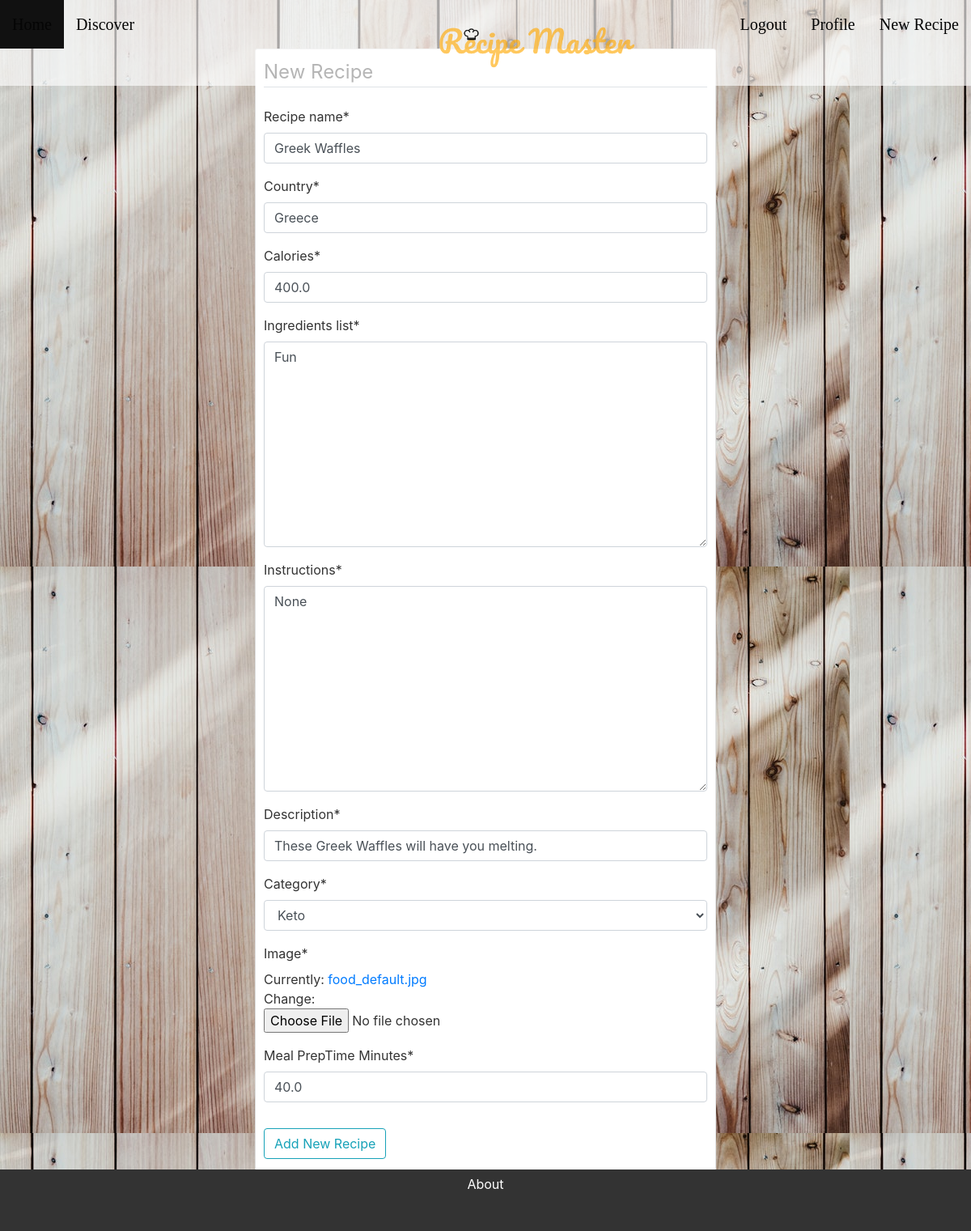
/recipe/12/update/ (signed in), run on the app's committed database.
### master_app/models.py (models this page shows, shortened)
class Recipe(models.Model):
    recipe_creator = models.ForeignKey(User, on_delete=models.CASCADE)
    recipe_name = models.CharField(max_length=100)
    country = models.CharField(max_length=100, default='')
    category_choices = ((1, 'Vegan'), (2, 'Keto'), (3, 'Paleo'), (4, 'Vegetarian'), (5, 'General'))
    category = models.PositiveSmallIntegerField('Category', blank=False, default = 5, choices = category_choices)
    description = models.CharField(max_length=400, default='')
    calories = MinMaxFloat(min_value=0.0, max_value=10000.0, default=0.0)
    meal_PrepTime_Minutes= MinMaxFloat(min_value=5.0, max_value=10000.0)
    image = models.FileField(default='food_default.jpg', upload_to='recipe_pics')
    image2 = models.ImageField(default='food_default.jpg', upload_to='recipe_pics', blank=True)
    ingredients_list = models.TextField(max_length=1000, default='')
    instructions = models.TextField(max_length=2000, default='')
    date_posted = models.DateTimeField(default=timezone.now)

### master_app/views.py (the view, shortened to what this page needs)
# urls.py: path('recipe/<pk>/update/', RecipeUpdateView.as_view(), name='recipe-update'),
class RecipeUpdateView(LoginRequiredMixin, UserPassesTestMixin, UpdateView):
    model = Recipe
    success_url = '/discover/'
    fields = ['recipe_name',
             'country',
             'calories',
              'ingredients_list',
              'instructions',
              'description',
              'category',
              'image',
              'meal_PrepTime_Minutes']
    def test_func(self):
        recipe = self.get_object()
        if self.request.user == recipe.recipe_creator:
            return True
        return False

### master_app/models.py (called while the page is built)
    def formfield(self, **kwargs):
        defaults = {'min_value': self.min_value, 'max_value' : self.max_value}
        defaults.update(kwargs)
        return super(MinMaxFloat, self).formfield(**defaults)

### master_app/templates/master_app/recipe_form.html (shortened to what this page needs)
{% extends "master_app/base.html" %}
{% load crispy_forms_tags %}
{% block content %}
<body>
    <div class="content-section makeRecipe">
        <form method="post" action='' enctype='multipart/form-data'>
            <fieldset class="form-group">
                <legend class="border-bottom mb-4">New Recipe</legend>
                {{ form|crispy }}
            </fieldset>
            <div class="form-group">
                <button class="btn btn-outline-info" type="submit">Add New Recipe</button>
            </div>
        </form>
    </div>
</body>
{% endblock content %}

### master_app/static/master_app/main.css (style rules this page uses)
body { background: #fafafa; color: #333333; margin-top: 5rem; }
.content-section { background: #ffffff; padding: 10px 20px; border: 1px solid #dddddd; border-radius: 3px; margin-bottom: 20px; }

### master_app/templates/master_app/recipe_form.html (style rules this page uses)
body { background: url("/media/cutting board.jpg"); background: url("/media/wood.jpg"); margin-top: 5%; margin-bottom: 3.5%; margin-left: 25%; }
.makeRecipe { background-color: white; padding: 10px 10px; margin-bottom: 3.5%; }

### data on the page
Recipe: recipe_name "Greek Waffles", country "Greece", calories "400.0", ingredients_list "Fun", instructions "None", description "These Greek Waffles will have you melting.", category "Keto", meal_PrepTime_Minutes "40.0"
